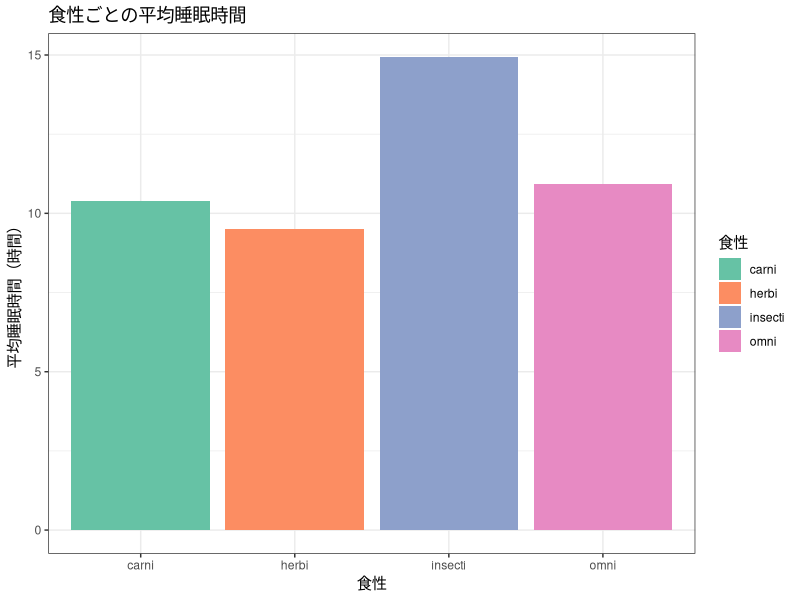
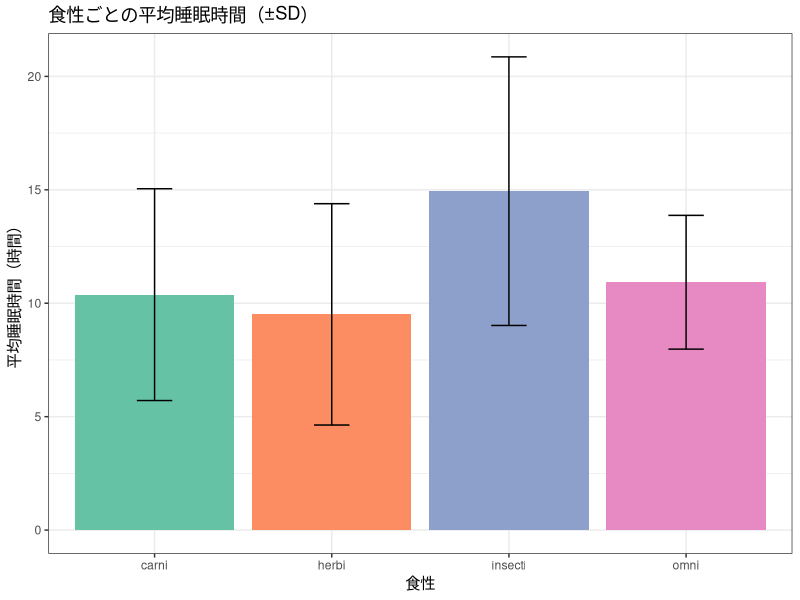

Generate these figures, in order, with R:
## ---- chunk 1
knitr::opts_chunk$set(echo = TRUE, warning = FALSE, message = FALSE)
library(tidyverse)

# 図の日本語が文字化けしないようにする（ragg があるときだけ有効にする）
if (requireNamespace("ragg", quietly = TRUE)) {
  knitr::opts_chunk$set(dev = "ragg_png")
}
## ---- chunk 2
library(tidyverse)
## ---- chunk 3
# msleep の全体の睡眠時間の平均
msleep |>
  summarise(mean_sleep = mean(sleep_total, na.rm = TRUE))
## ---- chunk 4
# 複数の統計量をまとめて計算
msleep |>
  summarise(
    n = n(),
    mean_sleep = mean(sleep_total, na.rm = TRUE),
    sd_sleep   = sd(sleep_total, na.rm = TRUE),
    min_sleep  = min(sleep_total, na.rm = TRUE),
    max_sleep  = max(sleep_total, na.rm = TRUE)
  )
## ---- chunk 5
# 食性（vore）ごとの平均睡眠時間
msleep |>
  group_by(vore) |>
  summarise(
    n = n(),
    mean_sleep = mean(sleep_total, na.rm = TRUE),
    sd_sleep   = sd(sleep_total, na.rm = TRUE)
  )
## ---- chunk 6
# irisデータ：種ごとの平均と標準偏差
iris |>
  group_by(Species) |>
  summarise(
    n = n(),
    mean_sepal = mean(Sepal.Length),
    sd_sepal   = sd(Sepal.Length),
    mean_petal = mean(Petal.Length),
    sd_petal   = sd(Petal.Length)
  )
## ---- chunk 7
# 食性ごとの件数
msleep |>
  count(vore)
## ---- chunk 8
# 降順で並べる
msleep |>
  count(vore, sort = TRUE)
## ---- chunk 9
# 集計データを作成
sleep_summary <- msleep |>
  filter(!is.na(vore)) |>
  group_by(vore) |>
  summarise(
    mean_sleep = mean(sleep_total, na.rm = TRUE),
    sd_sleep   = sd(sleep_total, na.rm = TRUE),
    n          = n()
  )

# 棒グラフ（geom_col で集計済みデータを使う）
ggplot(sleep_summary, aes(x = vore, y = mean_sleep, fill = vore)) +
  geom_col() +
  scale_fill_brewer(palette = "Set2") +
  labs(title = "食性ごとの平均睡眠時間",
       x = "食性", y = "平均睡眠時間（時間）",
       fill = "食性") +
  theme_bw()
## ---- chunk 10
ggplot(sleep_summary, aes(x = vore, y = mean_sleep, fill = vore)) +
  geom_col() +
  geom_errorbar(aes(ymin = mean_sleep - sd_sleep,
                    ymax = mean_sleep + sd_sleep),
                width = 0.2) +
  scale_fill_brewer(palette = "Set2") +
  labs(title = "食性ごとの平均睡眠時間（±SD）",
       x = "食性", y = "平均睡眠時間（時間）") +
  theme_bw() +
  theme(legend.position = "none")
## ---- chunk 11
# 欠損値がある列の確認
msleep |>
  summarise(across(everything(), ~ sum(is.na(.))))
## ---- chunk 12
# 欠損値を除いて集計（na.rm = TRUE）
msleep |>
  summarise(mean_rem = mean(sleep_rem, na.rm = TRUE))
## ---- chunk 13
# 欠損値のある行を除いてから集計
msleep |>
  filter(!is.na(sleep_rem)) |>
  group_by(vore) |>
  summarise(
    n = n(),
    mean_rem = mean(sleep_rem)
  )
